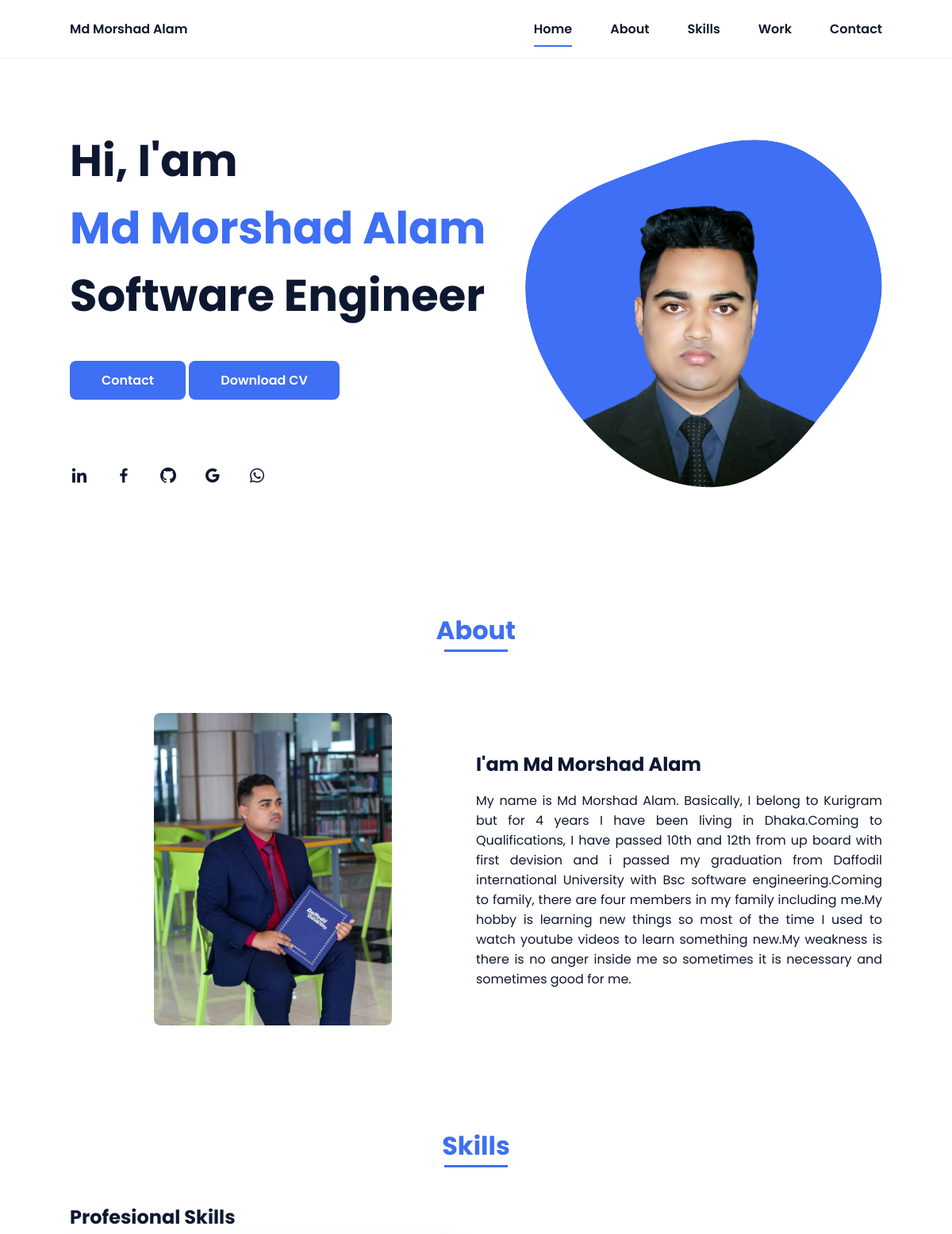
The app's page / (upper part), older data.
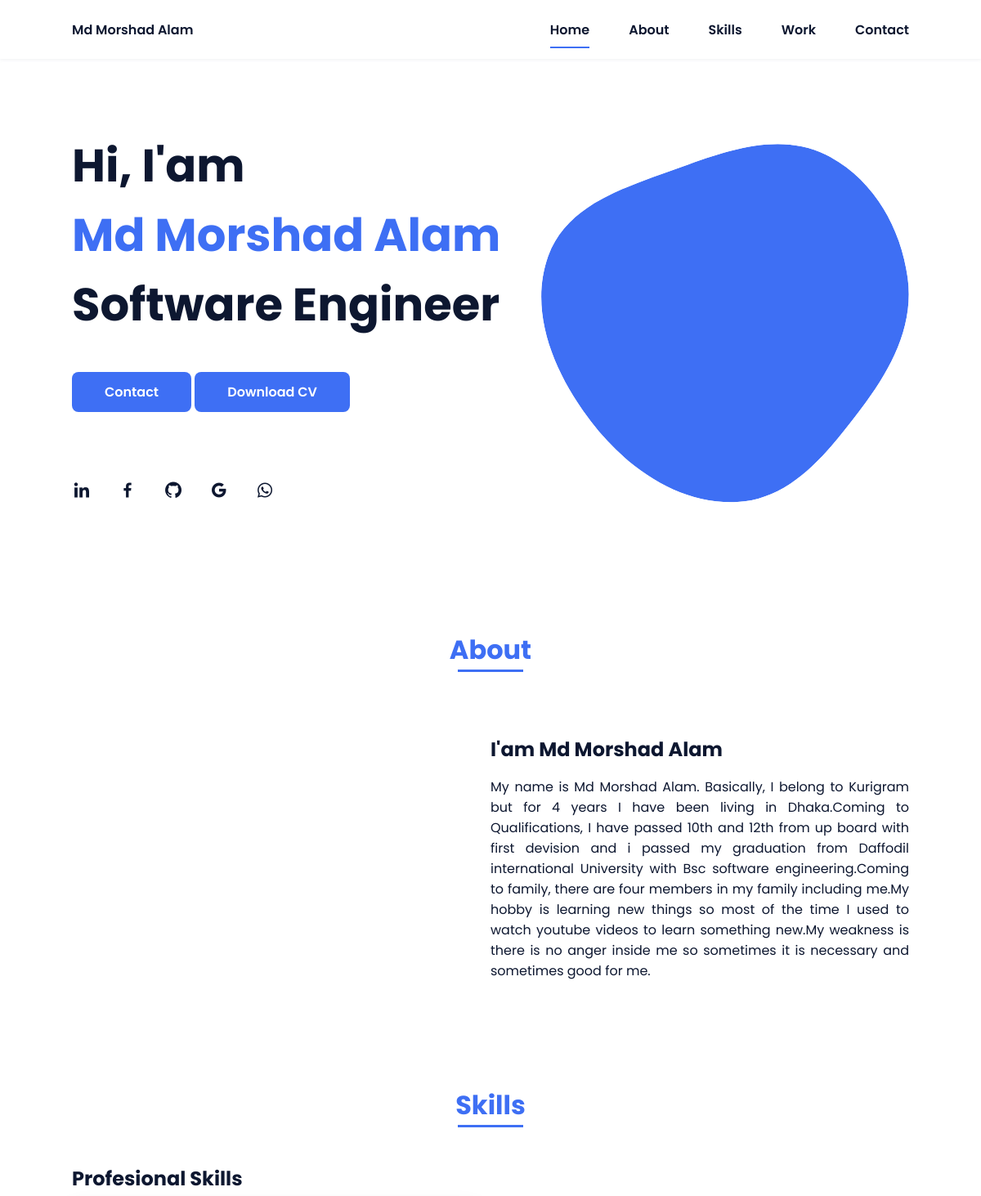
The same page, newer data.
### App/models.py (models this page shows)
class Image(models.Model):
    name = models.CharField(max_length=200, null=True,verbose_name='Person Name')
    image1 = models.ImageField(upload_to='about/', blank=False,verbose_name='Profile 400*458 ')
    image2 = models.ImageField(upload_to='about/', blank=False,verbose_name='About 640*841 ')
    image3 = models.ImageField(upload_to='about/', blank=False,verbose_name='Skill 640*426 ')

### App/views.py (the view)
# urls.py: path('', views.index,name = 'index')
def index(request):
    portfoliodata = Portfolio.objects.all()
    imagedata = Image.objects.all()
    pdfdata = Pdf.objects.all()
    workdata = Work.objects.all()
    skilldata = Skills.objects.all()
    socialdata = Social.objects.all()
    footerdata = footer.objects.all()
    contex = {
        'p': portfoliodata,
        'i': imagedata,
        'pdf': pdfdata,
        'work': workdata,
        'Skills': skilldata,
        'social': socialdata,
        'footer': footerdata,
    }
    if request.method == 'POST':  # For Insert Data
        name = request.POST.get('name')
        email = request.POST.get('email')
        description = request.POST.get('description')
        contactdata = Contact(name=name, email=email, description=description)
        contactdata.save()
    return render(request, 'index.html', contex)

### templates/index.html (shortened to what the changed rows need)
{% load static %}
<!DOCTYPE html>
<html lang="en">
    <head>
        <link rel="stylesheet" href="{% static 'assets/css/styles.css'%}">
        <link href='https://cdn.jsdelivr.net/npm/boxicons@2.0.5/css/boxicons.min.css' rel='stylesheet'>
    </head>
    <body>
        <main class="l-main">
            <section class="home bd-grid" id="home">
                <div class="home__data">
                    <h1 class="home__title">Hi, I'am<br> <span class="home__title-color">{{ p.0.name }} </span><br> {{ p.0.title }}</h1>
                </div>
                <div class="home__img">
                    <svg class="home__blob" viewBox="0 0 479 467" xmlns="http://www.w3.org/2000/svg" xmlns:xlink="http://www.w3.org/1999/xlink">
                        <mask id="mask0" mask-type="alpha">
                            <path d="M9.19024 145.964C34.0253 76.5814 114.865 54.7299 184.111 29.4823C245.804 6.98884 311.86 -14.9503 370.735 14.143C431.207 44.026 467.948 107.508 477.191 174.311C485.897 237.229 454.931 294.377 416.506 344.954C373.74 401.245 326.068 462.801 255.442 466.189C179.416 469.835 111.552 422.137 65.1576 361.805C17.4835 299.81 -17.1617 219.583 9.19024 145.964Z"/>
                        </mask>
                        <g mask="url(#mask0)">
                            <path d="M9.19024 145.964C34.0253 76.5814 114.865 54.7299 184.111 29.4823C245.804 6.98884 311.86 -14.9503 370.735 14.143C431.207 44.026 467.948 107.508 477.191 174.311C485.897 237.229 454.931 294.377 416.506 344.954C373.74 401.245 326.068 462.801 255.442 466.189C179.416 469.835 111.552 422.137 65.1576 361.805C17.4835 299.81 -17.1617 219.583 9.19024 145.964Z"/>
                            <image class="home__blob-img" x="50" y="60" href="{{ i.0.image1.url }} "/>
                        </g>
                    </svg>
                </div>
            </section>
            <section class="about section " id="about">
                <h2 class="section-title">About</h2>
                <div class="about__container bd-grid">
                    <div class="about__img">
                        <img src="{{ i.0.image2.url }}" alt="">
                    </div>
                    <div>
                        <h2 class="about__subtitle">I'am {{ p.0.name }}</h2>
                    </div>
                </div>
            </section>
            <section class="skills section" id="skills">
                <h2 class="section-title">Skills</h2>
                <div class="skills__container bd-grid">
                    <div>
                        <h2 class="skills__subtitle">Profesional Skills</h2>
                    </div>
                </div>
            </section>
        </main>
    </body>
</html>

Row changes from the older to the newer data that the page shows:
removed Image: image2 (picture)
